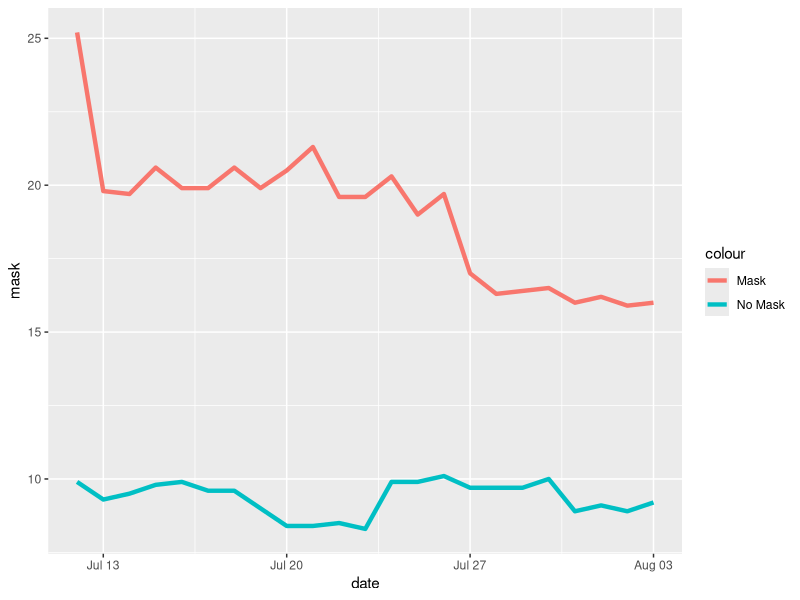

The R source for this figure:
library(tidyverse)

df <- tribble(
  ~date, ~mask, ~nomask,
  "12/7/2020", 25.2, 9.9,
  "13/7/2020", 19.8, 9.3,
  "14/7/2020", 19.7, 9.5,
  "15/7/2020", 20.6, 9.8,
  "16/7/2020", 19.9, 9.9,
  "17/7/2020", 19.9, 9.6,
  "18/7/2020", 20.6, 9.6,
  "19/7/2020", 19.9, 9.0,
  "20/7/2020", 20.5, 8.4,
  "21/7/2020", 21.3, 8.4,
  "22/7/2020", 19.6, 8.5,
  "23/7/2020", 19.6, 8.3,
  "24/7/2020", 20.3, 9.9,
  "25/7/2020", 19.0, 9.9,
  "26/7/2020", 19.7, 10.1,
  "27/7/2020", 17.0, 9.7,
  "28/7/2020", 16.3, 9.7,
  "29/7/2020", 16.4, 9.7,
  "30/7/2020", 16.5, 10.0,
  "31/7/2020", 16.0, 8.9,
  "1/8/2020", 16.2, 9.1,
  "2/8/2020", 15.9, 8.9,
  "3/8/2020", 16.0, 9.2,
)

dates = seq(as.Date('2020-7-12'), as.Date('2020-8-3'), by = "day")
df$date = dates

#making dataframe with daily difference
daily_mask = ave(df$mask, FUN=function(x) c(NA,diff(x)))
daily_nomask = ave(df$nomask, FUN=function(x) c(NA,diff(x)))
df_daily = data.frame(df)
df_daily$mask = daily_mask
df_daily$nomask = daily_nomask




plot_regular = ggplot(df, aes(x=date)) +
  geom_path(aes(y=mask, group=1, color="Mask"), size=1.5) +
  geom_path(aes(y=nomask, group=1, color="No Mask"), size=1.5)


#daily df wide to long
df_daily$date = factor(df_daily$date)
df_daily_long = gather(df, ifmasked, cases, mask, nomask)


plot_daily = ggplot(df_daily_long, aes(x = date, y = cases, fill = ifmasked)) +
  geom_col( position = "dodge")

plot(plot_regular)



  
  
  